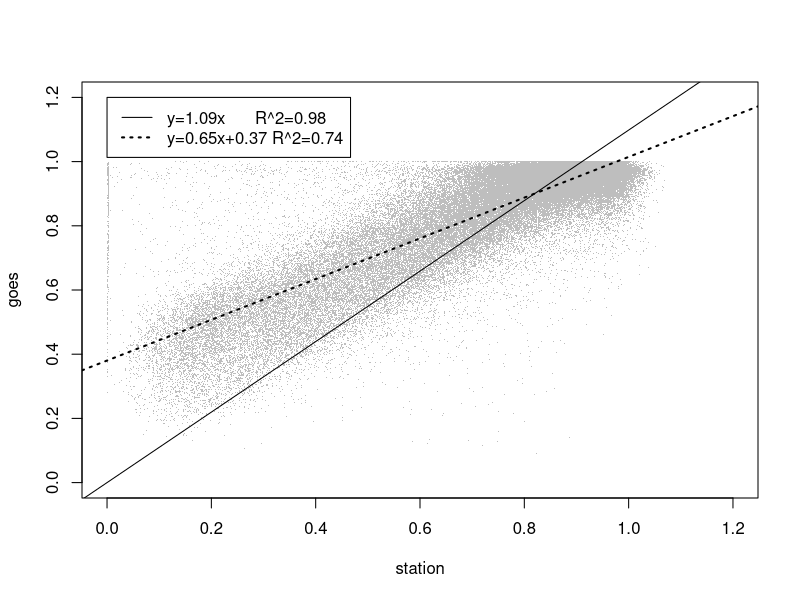

Generate this figure with R:
K<- read.table("K.R.dat",header=T)
attach(K)
fm <- lm(goes ~ station)
fm0 <- lm(goes ~ 0 + station)
plot(station,goes,ylim=range(0,1.2),xlim=range(0,1.2),type="p",pch=".",col="gray")
abline(fm0,col="black",lty=1,lwd=1)
abline(fm,col="black",lty=3,lwd=2)
#summary(fm) for info
leg<-c("y=1.09x      R^2=0.98",
       "y=0.65x+0.37 R^2=0.74")
legend(0,1.2,leg,lty=c(1,3),lwd=c(1,2))
